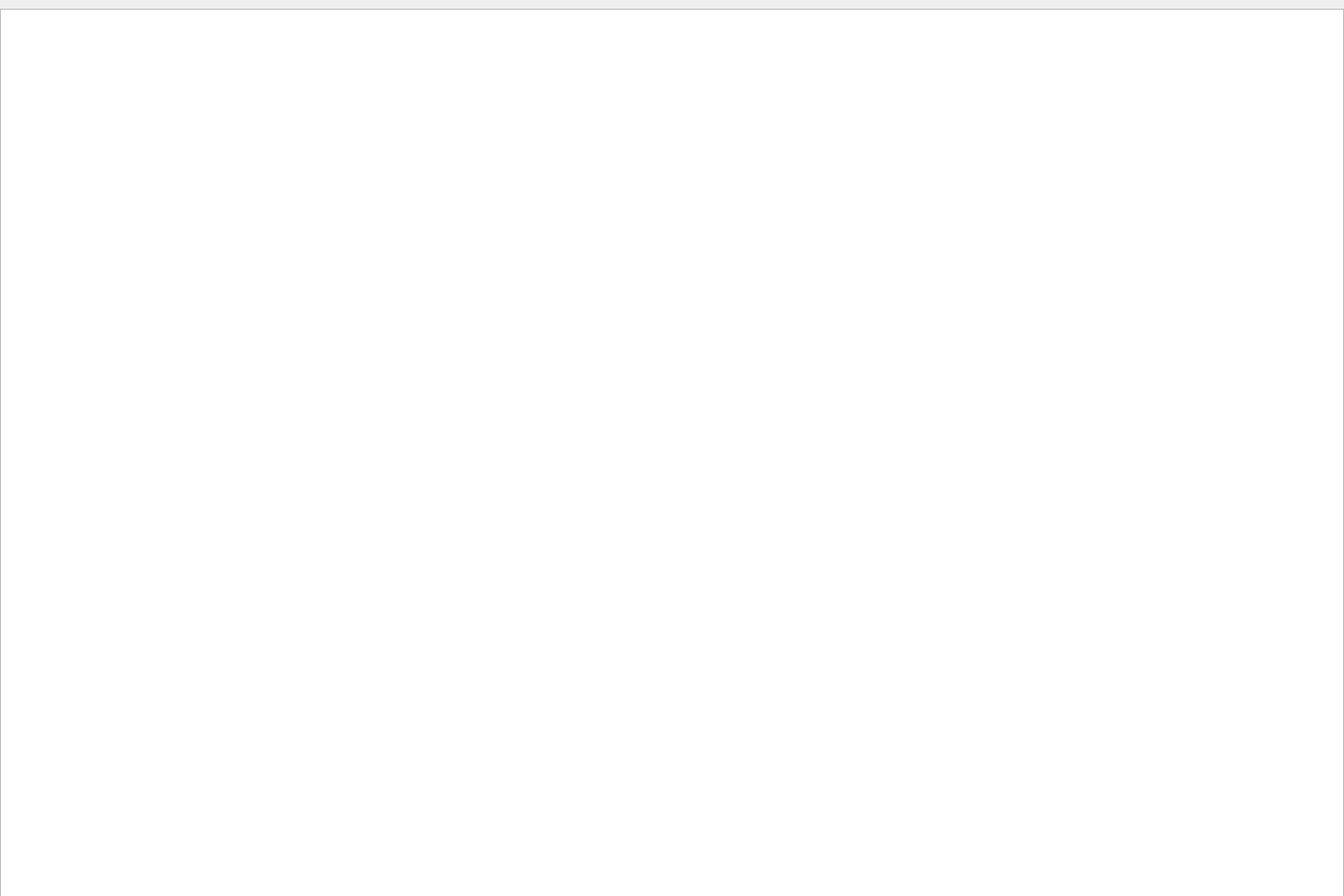
<?xml version="1.0" encoding="UTF-8"?>
<ui version="4.0">
 <class>MainWindow</class>
 <widget class="QMainWindow" name="MainWindow">
  <property name="geometry">
   <rect>
    <x>0</x>
    <y>0</y>
    <width>1536</width>
    <height>1024</height>
   </rect>
  </property>
  <property name="minimumSize">
   <size>
    <width>1536</width>
    <height>940</height>
   </size>
  </property>
  <property name="baseSize">
   <size>
    <width>1536</width>
    <height>990</height>
   </size>
  </property>
  <property name="windowTitle">
   <string>Cinderblock Warrior</string>
  </property>
  <property name="windowIcon">
   <iconset resource="Stuff.qrc">
    <normaloff>:/new/prefix1/Stuff/brick.svg</normaloff>:/new/prefix1/Stuff/brick.svg</iconset>
  </property>
  <widget class="QWidget" name="centralwidget">
   <widget class="QGraphicsView" name="graphicsView">
    <property name="geometry">
     <rect>
      <x>0</x>
      <y>10</y>
      <width>1536</width>
      <height>1024</height>
     </rect>
    </property>
    <property name="minimumSize">
     <size>
      <width>1536</width>
      <height>1024</height>
     </size>
    </property>
    <property name="verticalScrollBarPolicy">
     <enum>Qt::ScrollBarAlwaysOff</enum>
    </property>
    <property name="horizontalScrollBarPolicy">
     <enum>Qt::ScrollBarAlwaysOff</enum>
    </property>
   </widget>
  </widget>
 </widget>
 <resources>
  <include location="Stuff.qrc"/>
 </resources>
 <connections/>
</ui>
